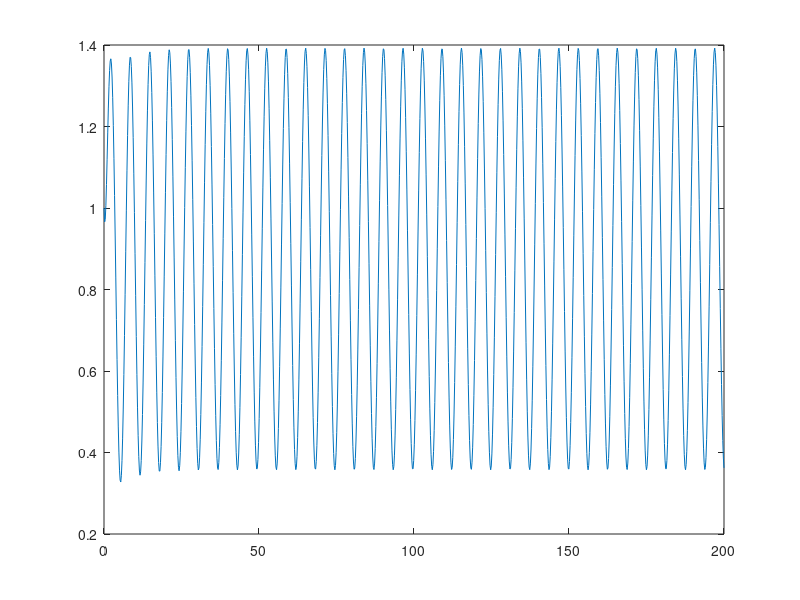
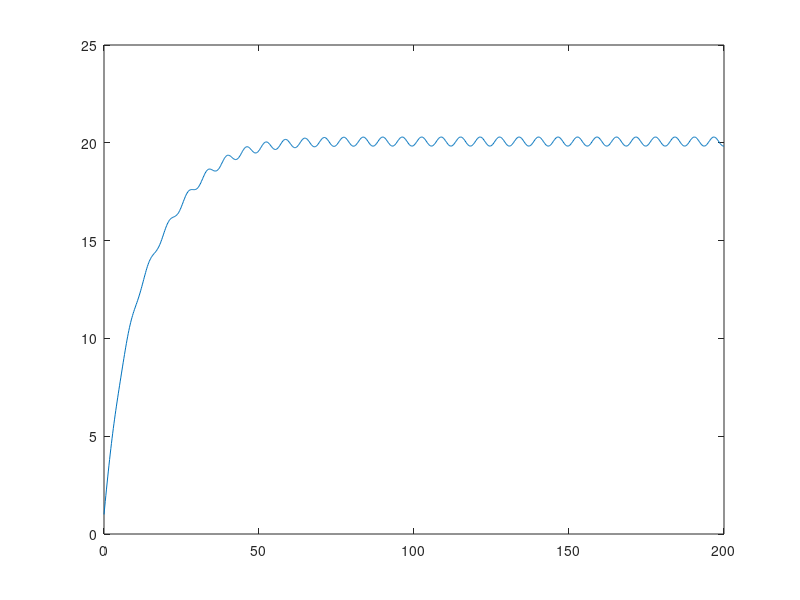

These figures' MATLAB source, in order:
function main
clear all;

global L1 L2 L3 L4 A1 A2 A3 B0 B1

L1=0.4; L2=0.27; L3=0.06; L4=0.167; A1=21.7; A2=-39; A3=18; B0=-0.016; B1=0.06;

initial = [1 1 1 1 1 1];
tspan = linspace(0,200,1000);

[tt,sol]=ode45(@sturisfun,tspan,initial);

figure(1)
plot(tt,sol(:,1))
figure(2)
plot(tt,sol(:,3))  % Output per dL, as in Sturis
%save sturis.dat sol -ASCII

%%%%%%%%%%%%%%%%%%%%%%%%%%%%
function dydt=sturisfun(t,y)
global L1 L2 L3 L4 A1 A2 A3 B0 B1

xx=y(1); yy=y(2); zz=y(3); h1=y(4); h2=y(5); h3=y(6); 

dydt = [input(t) - L1*(xx-L2*yy) - xx
        L1*(xx-L2*yy) - L3*yy
        quintic(h3) - B0*zz - B1*yy*zz
        L4*(xx - h1)
        L4*(h1-h2)
        L4*(h2-h3)
        ];
%%%%%%%%%%%%%%%%%%%%%%%%%%%%%

function ii=input(t)
ii=1 + 0.9*sin(t);
%%%%%%%%%%%%%%%%%%%%%%%%%%%%%

function out=quintic(x)
global L1 L2 L3 L4 A1 A2 A3 B0 B1
out=1 + A1*x + A2*x*x + A3*x*x*x;
%%%%%%%%%%%%%%%%%%%%%%%%%%%%%
